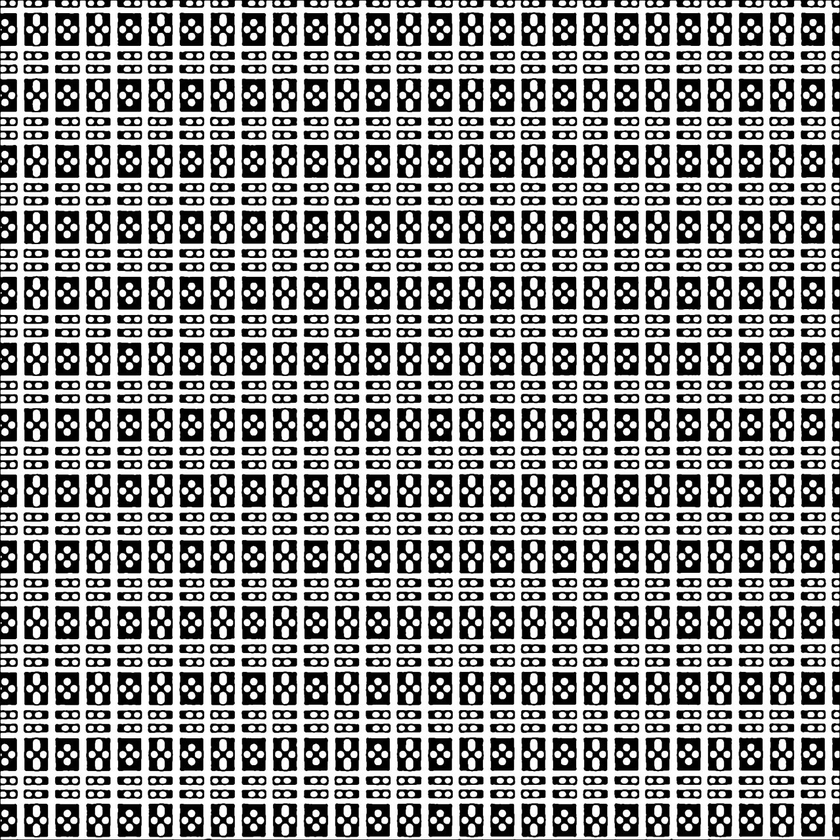
#> input picture test_files/input/img.png, 840 x 840 px, shrunk from 1280 x 1280 before the run
$ python main.py
#> lines starting #> are read from the running program, lines starting #| are printed output that depends on the picture; after the words box and inside, x2 and y2 are one past the last pixel; in counts of white or black regions, pixels touching at a corner belong together
import asyncio
import math

import cv2 as cv
from sklearn.neighbors import KDTree


class MyNode:
    def __init__(self, points, idx, center):
        self.points = points
        self.children = {}
        self.parent = None
        self.idx = idx
        self.center = center


def get_length(a, b):
    return math.sqrt(((a[0] - b[0]) ** 2) + ((a[1] - b[1]) ** 2))


def read_points(img):
    imgray = cv.cvtColor(img, cv.COLOR_BGR2GRAY)
#> img is the input picture: shape (840, 840, 3); min 0, max 255, mean 145.7
    ret, thresh = cv.threshold(imgray, 150, 255, type=cv.THRESH_BINARY)
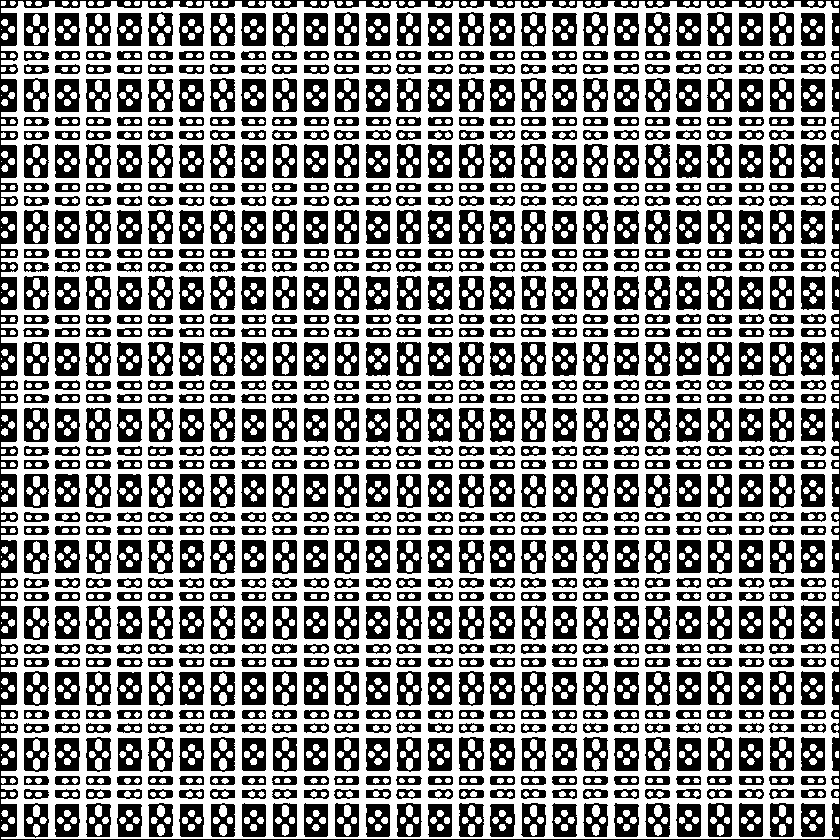
#> thresh: shape (840, 840); 55% white; 963 black regions
    contours, hierarchy = cv.findContours(thresh, cv.RETR_TREE, cv.CHAIN_APPROX_NONE)
#> contours = 3755 contours, 728 with area under 20; largest, box (x1, y1, x2, y2) and area: (1, 1, 839, 839) 680323, (707, 209, 733, 245) 868, (23, 407, 50, 443) 867, (769, 275, 795, 311) 867, (706, 143, 733, 179) 866
    return contours, hierarchy


def add_cuttings(image, point_a, point_b):
    start_point = (point_a[0], point_a[1])
    end_point = (point_b[0], point_b[1])
    color = (0, 255, 0)
    thickness = 1
    cv.line(image, start_point, end_point, color, thickness)


def create_graph(contours, hierarchy, precision=0.001):
#> called with hierarchy = array of shape (1, 3755, 4), precision = 0.0001
    all_nodes = {}
    without_parent = []
    for idx, c in enumerate(contours):
        epsilon = precision * cv.arcLength(c, True)
        # approximate the contour
        c = cv.approxPolyDP(c, epsilon, True)
        all_nodes[idx] = (MyNode(c, idx, (0, 0)))
#> this loop made 3755 passes
#> epsilon on passes 1, 3, 4: 0.00205, 0.00174, 0.00205
#> after the loop, all_nodes = 3755 items
    for i in range(len(contours)):
        parent_index = hierarchy[0][i][3]
        if parent_index != -1:
            all_nodes[i].parent = all_nodes[parent_index]
            all_nodes[parent_index].children[i] = all_nodes[i]
        else:
            without_parent.append(all_nodes[i])
#> after the loop, without_parent = 193 items
    return without_parent, all_nodes


async def make_cuts(node: MyNode, image, tree, all_points, point_nodes, node_points):
    already_has = set()
    all_children = node.children.values()
    all_curr_nodes = [node]
    for n in all_children:
        all_curr_nodes.append(n)
    await asyncio.gather(*[make_cuts(n, image, tree, all_points, point_nodes, node_points) for n in all_children])
    if len(all_children) > 0:
        for curr_node in all_curr_nodes:
            # find the closest points
            query_result = tree.query(node_points[curr_node], len(node_points[curr_node])//2 + 1, return_distance=False)
            min_length_for_parent = float('inf')
            min_length_point_a = []
            min_length_point_b = []
            connect_to_id = 0
            # take all curr node points and finding the smallest distance
            for i in range(0, len(curr_node.points)):
                pnt = curr_node.points[i]
                for point_id in query_result[i]:
                    need_point = all_points[point_id]
                    need_node = point_nodes[need_point]
                    if need_node.idx != curr_node.idx and (need_node.idx, curr_node.idx) not in already_has:
                        curr_length = get_length(pnt[0], all_points[point_id])
                        if min_length_for_parent > curr_length:
                            min_length_for_parent = curr_length
                            min_length_point_a = pnt[0]
                            min_length_point_b = all_points[point_id]
                            connect_to_id = need_node.idx
                            # if we found something - that's end for this point
            if len(min_length_point_b) > 0:
                add_cuttings(image, min_length_point_a, min_length_point_b)
                already_has.add((curr_node.idx, connect_to_id))
#> in add_cuttings, `start_point = (point_a[0], point_a[1])`: start_point = (513, 803)
#> in add_cuttings, `end_point = (point_b[0], point_b[1])`: end_point = (512, 799)
#> in add_cuttings (call 2), `cv.line(image, start_point, end_point, color, thickness)`: image: shape (840, 840, 3); mean B, G, R 145.7, 145.7, 145.7
#> in add_cuttings (call 3), `cv.line(image, start_point, end_point, color, thickness)`: image: shape (840, 840, 3); mean B, G, R 145.7, 145.7, 145.7
#> in add_cuttings (call 4), `cv.line(image, start_point, end_point, color, thickness)`: image: shape (840, 840, 3); mean B, G, R 145.7, 145.7, 145.7
#> in add_cuttings (call 5), `cv.line(image, start_point, end_point, color, thickness)`: image: shape (840, 840, 3); mean B, G, R 145.7, 145.7, 145.7
#> in add_cuttings (call 6), `cv.line(image, start_point, end_point, color, thickness)`: image: shape (840, 840, 3); mean B, G, R 145.7, 145.7, 145.7
#> in add_cuttings (call 7), `cv.line(image, start_point, end_point, color, thickness)`: image: shape (840, 840, 3); mean B, G, R 145.7, 145.7, 145.7
#> in add_cuttings (call 8), `cv.line(image, start_point, end_point, color, thickness)`: image: shape (840, 840, 3); mean B, G, R 145.7, 145.7, 145.7
#> in add_cuttings (call 9), `cv.line(image, start_point, end_point, color, thickness)`: image: shape (840, 840, 3); mean B, G, R 145.7, 145.7, 145.7
#> in add_cuttings (call 10), `cv.line(image, start_point, end_point, color, thickness)`: image: shape (840, 840, 3); mean B, G, R 145.7, 145.7, 145.7
#> in add_cuttings (call 11), `cv.line(image, start_point, end_point, color, thickness)`: image: shape (840, 840, 3); mean B, G, R 145.7, 145.7, 145.7
#> in add_cuttings (call 12), `cv.line(image, start_point, end_point, color, thickness)`: image: shape (840, 840, 3); mean B, G, R 145.7, 145.7, 145.7
#> in add_cuttings (call 13), `cv.line(image, start_point, end_point, color, thickness)`: image: shape (840, 840, 3); mean B, G, R 145.7, 145.7, 145.7
#> in add_cuttings (call 14), `cv.line(image, start_point, end_point, color, thickness)`: image: shape (840, 840, 3); mean B, G, R 145.7, 145.7, 145.7
#> in add_cuttings (call 15), `cv.line(image, start_point, end_point, color, thickness)`: image: shape (840, 840, 3); mean B, G, R 145.7, 145.7, 145.7
#> in add_cuttings (call 16), `cv.line(image, start_point, end_point, color, thickness)`: image: shape (840, 840, 3); mean B, G, R 145.7, 145.7, 145.7
#> in add_cuttings (call 17), `cv.line(image, start_point, end_point, color, thickness)`: image: shape (840, 840, 3); mean B, G, R 145.7, 145.7, 145.7
#> in add_cuttings (call 18), `cv.line(image, start_point, end_point, color, thickness)`: image: shape (840, 840, 3); mean B, G, R 145.7, 145.7, 145.7
#> in add_cuttings (call 19), `cv.line(image, start_point, end_point, color, thickness)`: image: shape (840, 840, 3); mean B, G, R 145.7, 145.7, 145.7
#> in add_cuttings (call 20), `cv.line(image, start_point, end_point, color, thickness)`: image: shape (840, 840, 3); mean B, G, R 145.7, 145.7, 145.7
#> in add_cuttings (call 21), `cv.line(image, start_point, end_point, color, thickness)`: image: shape (840, 840, 3); mean B, G, R 145.7, 145.7, 145.7
#> in add_cuttings (call 22), `cv.line(image, start_point, end_point, color, thickness)`: image: shape (840, 840, 3); mean B, G, R 145.7, 145.7, 145.7
#> in add_cuttings (call 23), `cv.line(image, start_point, end_point, color, thickness)`: image: shape (840, 840, 3); mean B, G, R 145.7, 145.7, 145.7
#> in add_cuttings (call 24), `cv.line(image, start_point, end_point, color, thickness)`: image: shape (840, 840, 3); mean B, G, R 145.7, 145.7, 145.7
#> in add_cuttings (call 25), `cv.line(image, start_point, end_point, color, thickness)`: image: shape (840, 840, 3); mean B, G, R 145.7, 145.7, 145.7
#> in add_cuttings (call 26), `cv.line(image, start_point, end_point, color, thickness)`: image: shape (840, 840, 3); mean B, G, R 145.7, 145.7, 145.7
#> in add_cuttings (call 27), `cv.line(image, start_point, end_point, color, thickness)`: image: shape (840, 840, 3); mean B, G, R 145.7, 145.7, 145.7
#> in add_cuttings (call 28), `cv.line(image, start_point, end_point, color, thickness)`: image: shape (840, 840, 3); mean B, G, R 145.7, 145.7, 145.7
#> in add_cuttings (call 29), `cv.line(image, start_point, end_point, color, thickness)`: image: shape (840, 840, 3); mean B, G, R 145.7, 145.7, 145.7
#> in add_cuttings (call 30), `cv.line(image, start_point, end_point, color, thickness)`: image: shape (840, 840, 3); mean B, G, R 145.7, 145.7, 145.7
#> in add_cuttings (call 31), `cv.line(image, start_point, end_point, color, thickness)`: image: shape (840, 840, 3); mean B, G, R 145.7, 145.7, 145.7
#> in add_cuttings (call 32), `cv.line(image, start_point, end_point, color, thickness)`: image: shape (840, 840, 3); mean B, G, R 145.7, 145.7, 145.7
#> in add_cuttings (call 33), `cv.line(image, start_point, end_point, color, thickness)`: image: shape (840, 840, 3); mean B, G, R 145.7, 145.7, 145.7
#> in add_cuttings (call 34), `cv.line(image, start_point, end_point, color, thickness)`: image: shape (840, 840, 3); mean B, G, R 145.7, 145.7, 145.7
#> in add_cuttings (call 35), `cv.line(image, start_point, end_point, color, thickness)`: image: shape (840, 840, 3); mean B, G, R 145.7, 145.7, 145.7
#> in add_cuttings (call 36), `cv.line(image, start_point, end_point, color, thickness)`: image: shape (840, 840, 3); mean B, G, R 145.7, 145.7, 145.7
#> in add_cuttings (call 37), `cv.line(image, start_point, end_point, color, thickness)`: image: shape (840, 840, 3); mean B, G, R 145.7, 145.7, 145.7
#> in add_cuttings (call 38), `cv.line(image, start_point, end_point, color, thickness)`: image: shape (840, 840, 3); mean B, G, R 145.7, 145.7, 145.7
#> in add_cuttings (call 39), `cv.line(image, start_point, end_point, color, thickness)`: image: shape (840, 840, 3); mean B, G, R 145.7, 145.7, 145.7
#> in add_cuttings (call 40), `cv.line(image, start_point, end_point, color, thickness)`: image: shape (840, 840, 3); mean B, G, R 145.7, 145.7, 145.7


async def main():
    # choose image here
    image = cv.imread("test_files/input/img.png")
    contours, hierarchy = read_points(image)
    # prepare some data for main algorithm
    root, all_nodes = create_graph(contours, hierarchy, precision=0.0001)
    all_points = []
    point_node = {}
    node_points = {}
    for node in all_nodes.values():
        node_points[node] = []
        for point in node.points:
            p = (point[0][0], point[0][1])
            all_points.append(p)
            point_node[p] = node
            node_points[node].append(p)
    # creating tree
    tree = KDTree(all_points)
    # call main algorithm
    # this check may be reduced but cv read some useless contours
    if len(root) == 0:
        await asyncio.gather(
            *[make_cuts(n, image, tree, all_points, point_node, node_points) for n in root[0].children.values()])
    else:
        await asyncio.gather(*[make_cuts(n, image, tree, all_points, point_node, node_points) for n in root])

    # choose output here
    cv.imwrite('test_files/output/res.jpeg', image)
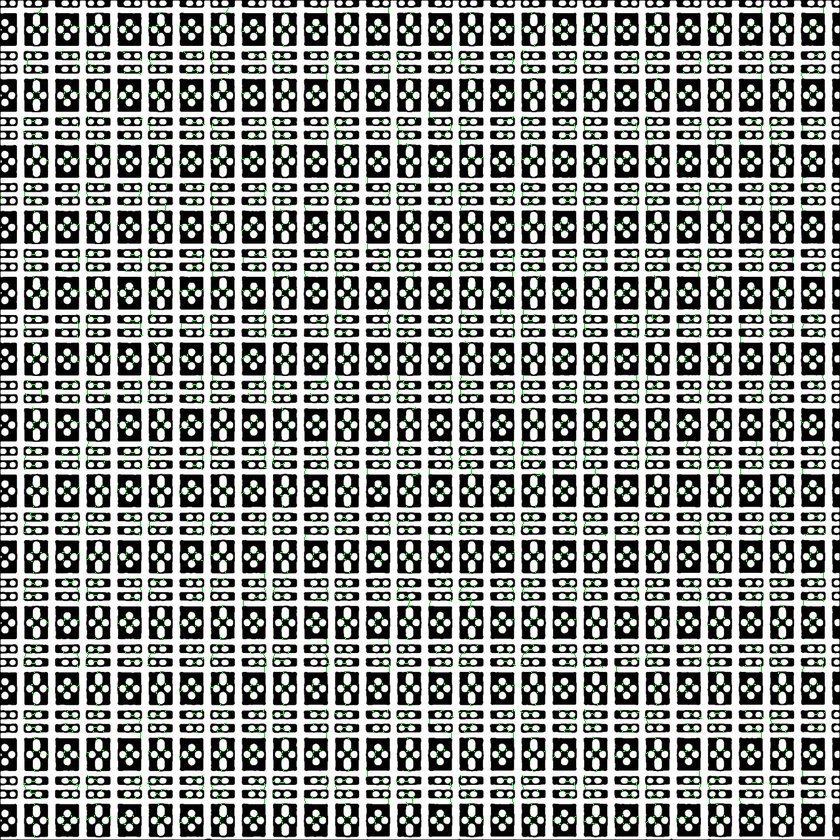
#> saved as res.jpeg: shape (840, 840, 3); mean B, G, R 143.6, 147.9, 143.6


if __name__ == '__main__':
    asyncio.run(main())

$ run again, with test_files/input/fine.png copied over test_files/input/img.png
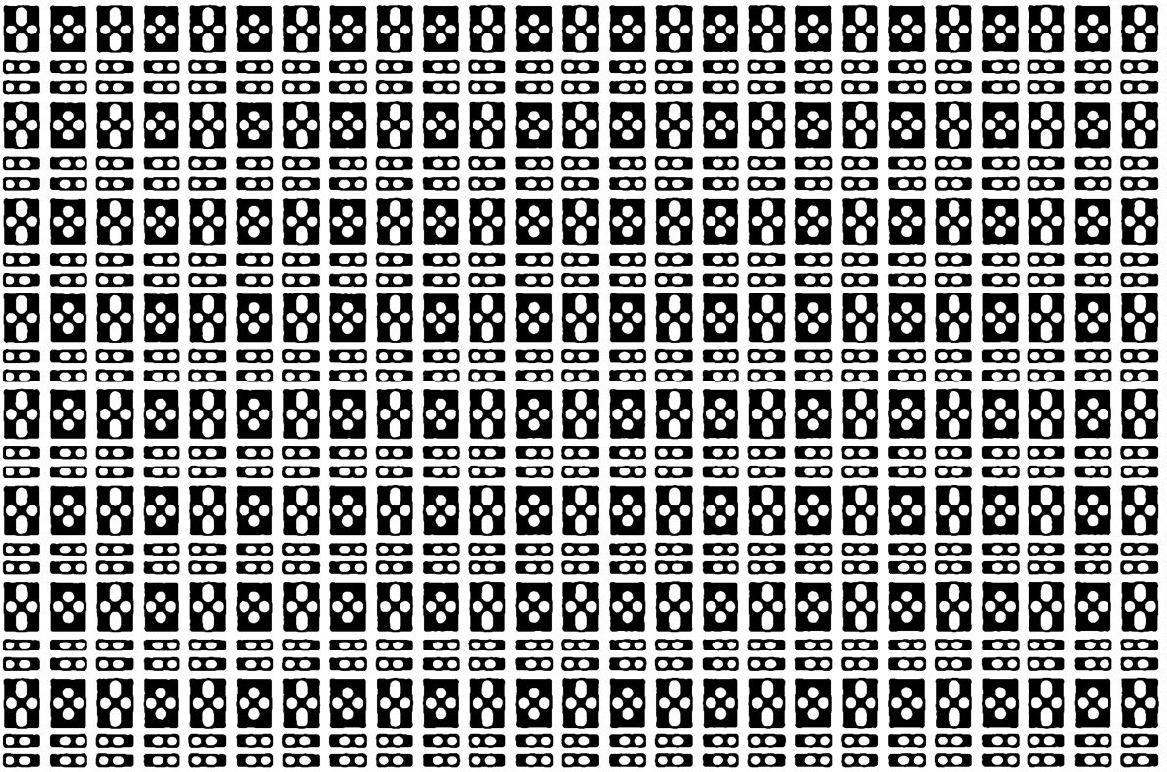
#> input picture test_files/input/fine.png, 1167 x 772 px
#> in read_points, img is the input picture: shape (772, 1167, 3); min 0, max 255, mean 147
#> in read_points, `ret, thresh = cv.threshold(imgray, 150, 255, type=cv.THRESH_BINARY)`:
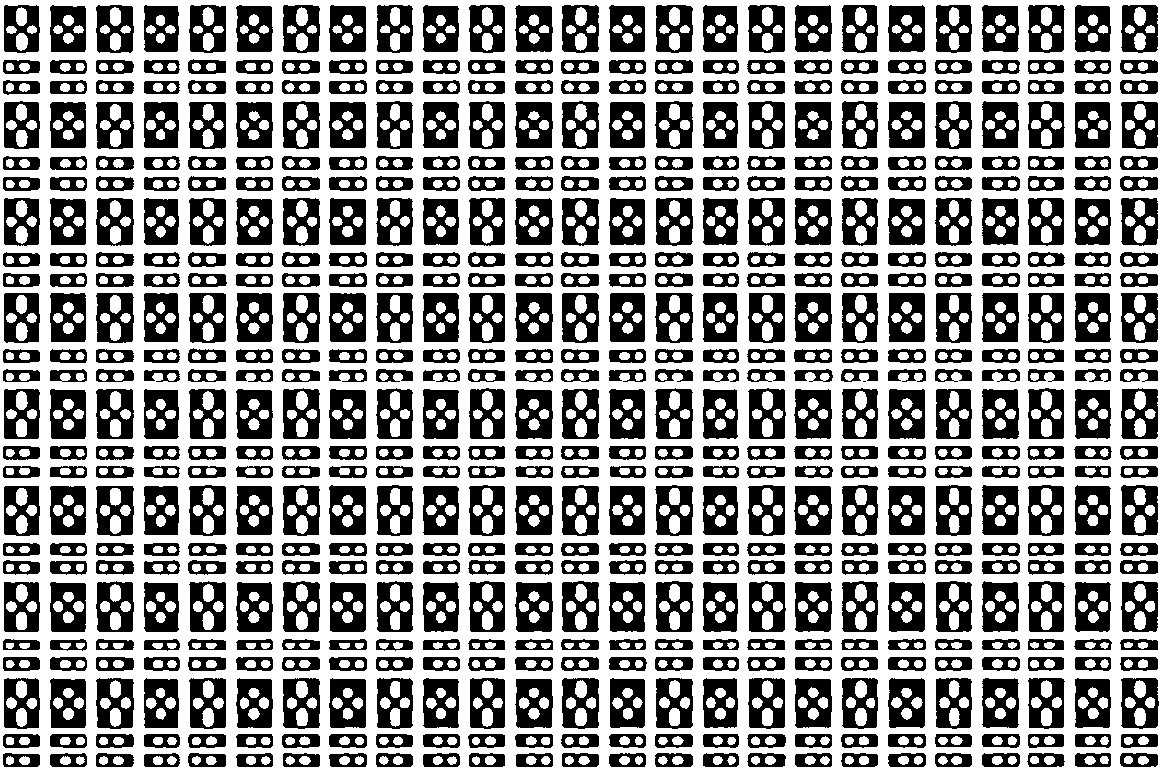
#> thresh: shape (772, 1167); 56.8% white; 601 black regions (1 under 20 px)
#> contours = 2183 contours, 8 with area under 20; largest, box (x1, y1, x2, y2) and area: (0, 0, 1167, 772) 898986, (561, 580, 600, 633) 1893, (655, 580, 694, 633) 1888, (1120, 677, 1160, 730) 1886, (95, 677, 135, 730) 1886
#> the loop in create_graph, `for idx, c in enumerate(contours):` made 2183 passes
#> epsilon on passes 2 to 4: 0.0103, 0.00301, 0.00259
#> after the loop in create_graph, `for idx, c in enumerate(contours):`: all_nodes = 2183 items
#> the loop in create_graph, `for i in range(len(contours)):` made 2183 passes
#> parent_index on passes 1 to 3: -1, 0, 1
#> after the loop in create_graph, `for i in range(len(contours)):`: without_parent = 1 item
#> start_point = (1147, 753)
#> end_point = (1145, 756)
#> image: shape (772, 1167, 3); mean B, G, R 147, 147, 147
#> image: shape (772, 1167, 3); mean B, G, R 147, 147, 147
#> image: shape (772, 1167, 3); mean B, G, R 147, 147, 147
#> image: shape (772, 1167, 3); mean B, G, R 147, 147, 147
#> image: shape (772, 1167, 3); mean B, G, R 147, 147, 147
#> image: shape (772, 1167, 3); mean B, G, R 147, 147, 147
#> image: shape (772, 1167, 3); mean B, G, R 147, 147, 147
#> image: shape (772, 1167, 3); mean B, G, R 147, 147, 147
#> image: shape (772, 1167, 3); mean B, G, R 147, 147, 147
#> image: shape (772, 1167, 3); mean B, G, R 147, 147, 147
#> image: shape (772, 1167, 3); mean B, G, R 147, 147, 147
#> image: shape (772, 1167, 3); mean B, G, R 147, 147, 147
#> image: shape (772, 1167, 3); mean B, G, R 147, 147, 147
#> image: shape (772, 1167, 3); mean B, G, R 147, 147, 147
